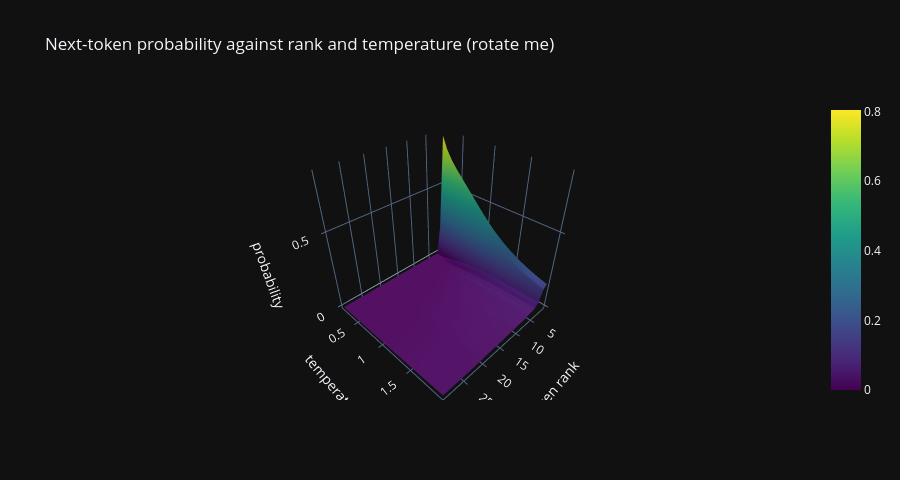

Here is the notebook cell this chart was saved with:
### Markdown cell above
### The same thing in 3D

The table above shows temperature changing the distribution, but only at the top of the ranking. This
surface shows the whole shape at once: token rank along one axis, temperature along another, and
probability as height. Low temperature is a cliff at rank 1. High temperature is a flat plain, which
is another way of saying the model has stopped preferring anything in particular.

### Code cell
ranks = 30                                                             # how many ranked tokens to show
temp_grid = np.linspace(0.2, 2.0, 24)                                  # the temperature axis
srt = torch.sort(logits, descending=True).values[:ranks]               # the top logits, once
surface = np.zeros((len(temp_grid), ranks))                            # rows: temperature, cols: rank
for r, T in enumerate(temp_grid):                                      # rescale at each temperature
    surface[r] = torch.softmax(srt / float(T), dim=-1).cpu().numpy()   # probabilities of the top ranks

if HAVE_PLOTLY:                                                        # interactive version
    fig = go.Figure(data=[go.Surface(z=surface, x=np.arange(1, ranks + 1), y=temp_grid,
                                     colorscale="Viridis")])
    fig.update_layout(title="Next-token probability against rank and temperature (rotate me)",
                      height=480, scene=dict(xaxis_title="token rank", yaxis_title="temperature",
                                             zaxis_title="probability"))
    fig.show()                                                         # drag to rotate, scroll to zoom
else:                                                                  # 2D fallback, same information
    plt.figure(figsize=(7, 3.4))
    for T in [0.2, 0.5, 1.0, 2.0]:                                     # a few slices of the surface
        plt.plot(range(1, ranks + 1), torch.softmax(srt / T, dim=-1).cpu().numpy(),
                 marker="o", ms=3, label=f"T={T}")
    plt.xlabel("token rank"); plt.ylabel("probability"); plt.legend()
    plt.title("Slices through the same surface"); plt.grid(True, alpha=0.3)
    plt.tight_layout(); plt.show()

### Figure 1 — Plotly figure (JSON) as saved in the notebook; plotly's stock layout.template omitted (floating-point values rounded to 4 significant figures; data arrays with more than 128 entries replaced by an {"elided": "..."} marker saying what was removed)
{"data": [{"colorscale": [[0.0, "#440154"], [0.1111, "#482878"], [0.2222, "#3e4989"], [0.3333, "#31688e"], [0.4444, "#26828e"], [0.5556, "#1f9e89"], [0.6667, "#35b779"], [0.7778, "#6ece58"], [0.8889, "#b5de2b"], [1.0, "#fde725"]], "x": [1, 2, 3, 4, 5, 6, 7, 8, 9, 10, 11, 12, 13, 14, 15, 16, 17, 18, 19, 20, 21, 22, 23, 24, 25, 26, 27, 28, 29, 30], "y": [0.2, 0.2783, 0.3565, 0.4348, 0.513, 0.5913, 0.6696, 0.7478, 0.8261, 0.9043, 0.9826, 1.061, 1.139, 1.217, 1.296, 1.374, 1.452, 1.53, 1.609, 1.687, 1.765, 1.843, 1.922, 2.0], "z": {"elided": "24x30 float values"}, "type": "surface"}], "layout": {"title": {"text": "Next-token probability against rank and temperature (rotate me)"}, "height": 480, "scene": {"xaxis": {"title": {"text": "token rank"}}, "yaxis": {"title": {"text": "temperature"}}, "zaxis": {"title": {"text": "probability"}}}}}
